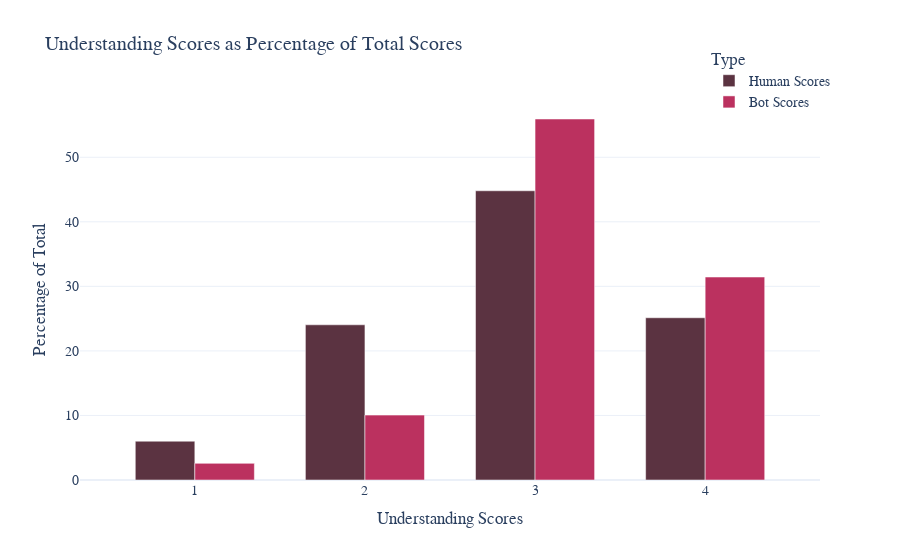

The cell this chart's notebook holds for it:
### Markdown cell above
### That's pretty useful. Let's gussy it up a bit to put it in my presentation.

### Code cell
# create the histograms as percentages
bins = np.arange(min(human_scores.min(), bot_scores.min()), max(human_scores.max(), bot_scores.max()) + 2) - 0.5
human_hist, human_bins = np.histogram(human_scores, bins=bins)
bot_hist, bot_bins = np.histogram(bot_scores, bins=bins)

# scale them
human_hist_percentage = human_hist / human_hist.sum() * 100
bot_hist_percentage = bot_hist / bot_hist.sum() * 100

# define the column widths
width = (human_bins[1] - human_bins[0]) * 0.35

# adjust x-coordinates to center the labels
x_ticks = human_bins[:-1] + 0.5

# create traces
trace1 = go.Bar(
    x=human_bins[:-1] - width / 2 + 0.5,
    y=human_hist_percentage,
    width=width,
    name='Human Scores',
    marker=dict(color='#5B3341')
)

trace2 = go.Bar(
    x=bot_bins[:-1] + width / 2 + 0.5,
    y=bot_hist_percentage,
    width=width,
    name='Bot Scores',
    marker=dict(color='#BB315F')
)

# create the layout
layout = go.Layout(
    title='Understanding Scores as Percentage of Total Scores',
    xaxis=dict(
        title='Understanding Scores',
        tickmode='array',
        tickvals=x_ticks,
        ticktext=[str(int(x)) for x in x_ticks],
    ),
    yaxis=dict(title='Percentage of Total'),
    barmode='overlay',
    bargap=0.2,
    legend=dict(title='Type', x=0.85, y=1.15),
    template='plotly_white',
    font=dict(family='Sagona Book', size=14)
)

# create the figure
fig = go.Figure(data=[trace1, trace2], layout=layout)

# save the figure as an image
fig.write_image("chart.png")

# show the figure
fig.show()

### Figure 1 — Plotly figure (JSON) as saved in the notebook; plotly's stock layout.template omitted (floating-point values rounded to 4 significant figures)
{"data": [{"marker": {"color": "#5B3341"}, "name": "Human Scores", "width": 0.35, "x": [0.825, 1.825, 2.825, 3.825], "y": [6.011, 24.04, 44.81, 25.14], "type": "bar"}, {"marker": {"color": "#BB315F"}, "name": "Bot Scores", "width": 0.35, "x": [1.175, 2.175, 3.175, 4.175], "y": [2.577, 10.05, 55.93, 31.44], "type": "bar"}], "layout": {"bargap": 0.2, "barmode": "overlay", "font": {"family": "Sagona Book", "size": 14}, "legend": {"title": {"text": "Type"}, "x": 0.85, "y": 1.15}, "title": {"text": "Understanding Scores as Percentage of Total Scores"}, "xaxis": {"tickmode": "array", "ticktext": ["1", "2", "3", "4"], "tickvals": [1.0, 2.0, 3.0, 4.0], "title": {"text": "Understanding Scores"}}, "yaxis": {"title": {"text": "Percentage of Total"}}}}
